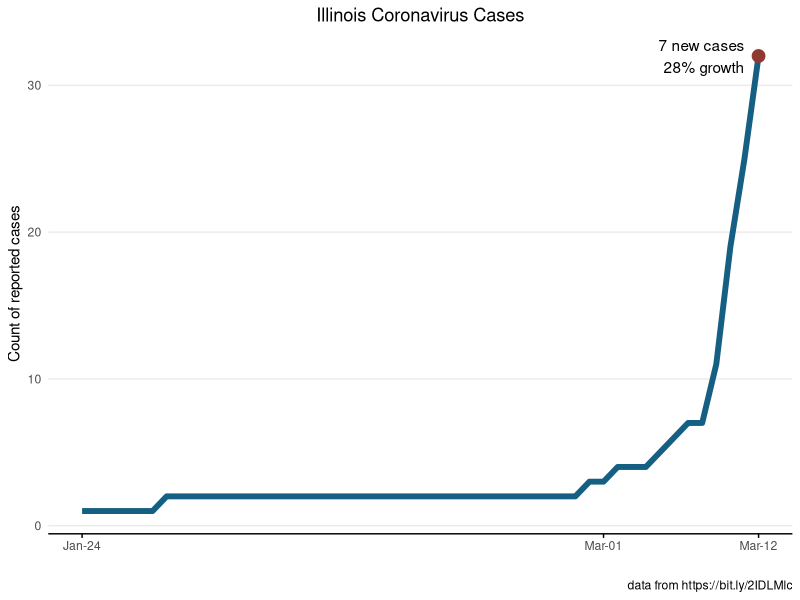
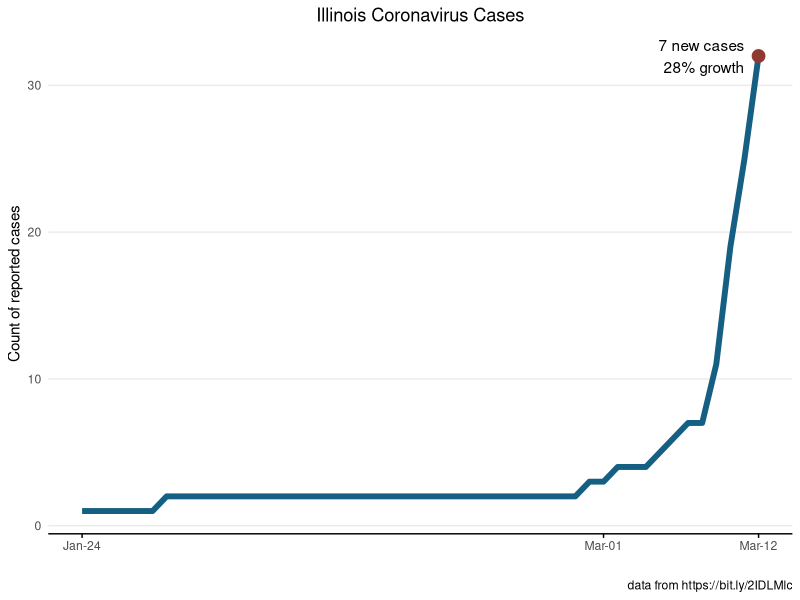

R code for these plots, in order:
#' Simple plot of ILinois Covid-19 cases over time
#' 

library(tidyverse)
library(here)
library(scales)


df <- read_csv("data/IL-covid-19-cases.csv") %>%
  mutate(Date=as.Date(Date, "%m/%d/%y")) %>%
 mutate(percentChange=(Illinois-lag(Illinois))/lag(Illinois),
        newcases=Illinois-lag(Illinois))

dfMostRecent <- df %>%
  arrange(Date) %>%
  filter(row_number()==n()) %>%
  mutate(Date=as.Date(Date),
         lab=paste0(newcases, " new cases\n", percent(percentChange), " growth"))

todayDate <- format(dfMostRecent[[1, "Date"]],"%Y-%m-%d")


ggplot(data=df) +
  geom_line(aes(x=Date, y=Illinois), size=2, col="#155F83") +
  geom_point(data=dfMostRecent, aes(x=Date, y=Illinois), size=4, col="#8F3931")+
  geom_text(data=dfMostRecent, aes(x=Date-1, y=Illinois, label=lab), hjust="right")+
  theme_minimal()+
  ggtitle("Illinois Coronavirus Cases") +
  xlab("") + 
  ylab("Count of reported cases")+
  scale_x_date(breaks= as.Date(c("2020-01-24",
                                 "2020-03-01",
                                 todayDate)),
               date_labels = "%b-%d") +
  labs(caption = "data from https://bit.ly/2IDLMlc")+
  theme(panel.grid.minor.x=element_blank(),
        panel.grid.major.x=element_blank(),
        plot.title = element_text(hjust = .5),
        panel.grid.minor.y=element_blank(),
        axis.line.x = element_line(color="black", size = .5),
        axis.ticks.x=element_line(),
        axis.ticks.length.x = unit(3, "pt"))

fname <- paste0("chart-", todayDate, ".png")
ggsave(here("output", fname), w=8, h=6)
